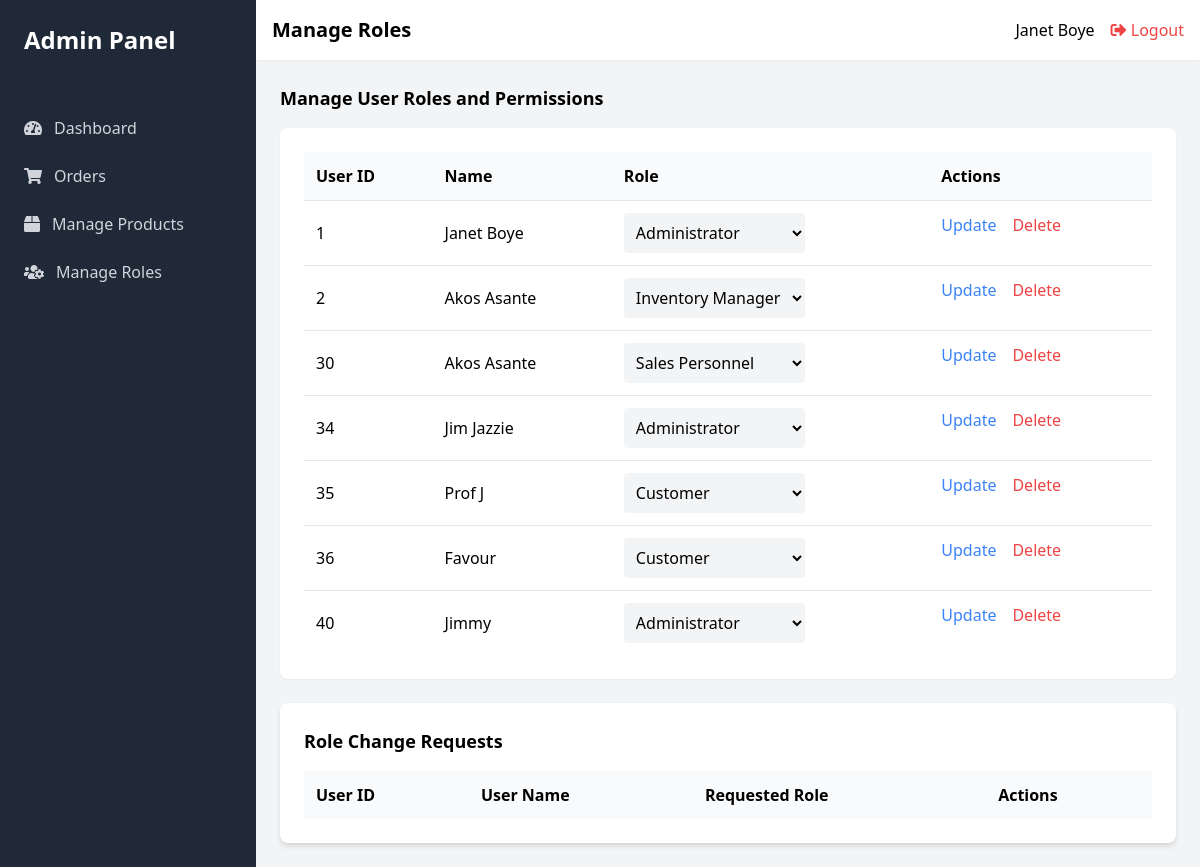
Page /view/manage_roles.php (signed in) on the committed database.
### tables this page shows
CREATE TABLE `users` (
  `user_id` int(11) NOT NULL,
  `name` varchar(100) NOT NULL,
  `email` varchar(100) NOT NULL,
  `password` varchar(255) NOT NULL,
  `role` enum('administrator','inventory manager','sales personnel','customer') NOT NULL
);

### controllers/user_controller.php (called while the page is built, shortened)
<?php
require_once("../classes/user_class.php");
function getAllUsersController() {
    $users = new User();
    return $users->getAllUsers();
}
?>

### classes/user_class.php (called while the page is built, shortened)
<?php
require_once("../settings/db_class.php");
class User extends db_connection
{
    public function getAllUsers()
    {
        $ndb = new db_connection();
        $sql = "SELECT * FROM `users`";
        if (!$ndb->db_query($sql)) {
            return false;
        }
        return $ndb->db_fetch_all();
    }
}
?>

### settings/db_class.php (called while the page is built, shortened)
<?php
if (!class_exists('db_connection')) {
	class db_connection
	{
		public $db = null;
		public $results = null;
		function db_connect()
		{
			$this->db = mysqli_connect(SERVER, USERNAME, PASSWORD, DATABASE);
			if (mysqli_connect_errno()) {
				return false;
			} else {
				return true;
			}
		}
		function db_query($sqlQuery)
		{
			$this->results = mysqli_query($this->db, $sqlQuery);
			if ($this->results == false) {
				return false;
			} else {
				return true;
			}
		}
		function db_fetch_all()
		{
			return mysqli_fetch_all($this->results, MYSQLI_ASSOC);
		}
	}
}
?>

### view/manage_roles.php (the view, shortened to what this page needs)
<?php
$role = $_SESSION['user_role'];
require_once('../controllers/user_controller.php');
$users = getAllUsersController();
?>
<!DOCTYPE html>
<html lang="en">
<head>
    <link href="https://cdn.jsdelivr.net/npm/tailwindcss@2.2.16/dist/tailwind.min.css" rel="stylesheet">
    <link rel="stylesheet" href="https://cdnjs.cloudflare.com/ajax/libs/font-awesome/5.15.3/css/all.min.css">
</head>
<body>
    <div class="flex h-screen bg-gray-100">
        <div class="w-64 bg-gray-800">
            <div class="p-6">
                <h1 class="text-2xl font-bold text-white">Admin Panel</h1>
            </div>
            <nav class="mt-6">
                <a href="admin.php" class="flex items-center py-3 px-6 text-gray-300 hover:bg-gray-700 hover:text-white transition-all duration-200">
                    <i class="fas fa-tachometer-alt mr-3"></i> Dashboard
                </a>
                <?php if ($role === 'administrator' || $role === 'sales personnel' || $role === 'inventory manager') { ?>
                    <a href="manage_orders.php" class="flex items-center py-3 px-6 text-gray-300 hover:bg-gray-700 hover:text-white transition-all duration-200">
                        <i class="fas fa-shopping-cart mr-3"></i> Orders
                    </a>
                <?php } ?>
                <?php if ($role === 'administrator' || $role === 'sales personnel' || $role === 'inventory manager') { ?>
                    <a href="manage_products.php" class="flex items-center py-3 px-6 text-gray-300 hover:bg-gray-700 hover:text-white transition-all duration-200">
                        <i class="fas fa-box mr-3"></i> Manage Products
                    </a>
                <?php } ?>
                <?php if ($role === 'administrator') { ?>
                    <a href="manage_roles.php" class="flex items-center py-3 px-6 text-gray-300 hover:bg-gray-700 hover:text-white transition-all duration-200">
                        <i class="fas fa-users-cog mr-3"></i> Manage Roles
                    </a>
                <?php } ?>
            </nav>
        </div>
        <div class="flex-1 overflow-x-hidden overflow-y-auto">
            <header class="bg-white shadow-sm p-4">
                <div class="flex items-center justify-between">
                    <h2 class="text-xl font-semibold">Manage Roles</h2>
                    <div class="flex items-center">
                        <span class="mr-4"><?php echo $_SESSION['user_name']; ?></span>
                        <a href="../actions/logout_action.php" class="text-red-500 hover:text-red-700">
                            <i class="fas fa-sign-out-alt"></i> Logout
                        </a>
                    </div>
                </div>
            </header>
            <main class="p-6">
                <h3 class="text-lg font-semibold mb-4">Manage User Roles and Permissions</h3>
                <div class="bg-white p-6 rounded-lg shadow-sm">
                    <table class="w-full">
                        <thead>
                            <tr class="bg-gray-50">
                                <th class="p-3 text-left">User ID</th>
                                <th class="p-3 text-left">Name</th>
                                <th class="p-3 text-left">Role</th>
                                <th class="p-3 text-left">Actions</th>
                            </tr>
                        </thead>
                        <tbody>
                            <?php foreach ($users as $user) { ?>
                                <tr class="border-t">
                                    <td class="p-3"><?php echo $user['user_id']; ?></td>
                                    <td class="p-3"><?php echo $user['name']; ?></td>
                                    <td class="p-3">
                                        <form action="../actions/change_role_action.php" method="POST">
                                            <select name="role" class="bg-gray-100 p-2 rounded">
                                                <option value="administrator" <?php echo $user['role'] === 'administrator' ? 'selected' : ''; ?>>Administrator</option>
                                                <option value="inventory manager" <?php echo $user['role'] === 'inventory manager' ? 'selected' : ''; ?>>Inventory Manager</option>
                                                <option value="sales personnel" <?php echo $user['role'] === 'sales personnel' ? 'selected' : ''; ?>>Sales Personnel</option>
                                                <option value="customer" <?php echo $user['role'] === 'customer' ? 'selected' : ''; ?>>Customer</option>
                                            </select>
                                    </td>
                                    <td class="p-3 flex items-center space-x-4">
                                        <button type="submit" name="action" value="approve" onclick="return confirm('Are you sure you want to update this user\'s role?')" class="text-blue-500 hover:text-blue-700">Update</button>
                                        <form action="../actions/delete_user_action.php" method="POST">
                                            <button type="submit" name="action" value="delete" onclick="return confirm('Are you sure you want to delete this user?')" class="text-red-500 hover:text-red-700">Delete</button>
                                        </form>
                                    </td>
                                </tr>
                            <?php } ?>
                        </tbody>
                    </table>
                </div>
                <div class="bg-white p-6 rounded-lg shadow-md mt-6">
                    <h3 class="text-lg font-semibold mb-4">Role Change Requests</h3>
                    <table class="w-full">
                        <thead>
                            <tr class="bg-gray-50">
                                <th class="p-3 text-left">User ID</th>
                                <th class="p-3 text-left">User Name</th>
                                <th class="p-3 text-left">Requested Role</th>
                                <th class="p-3 text-left">Actions</th>
                            </tr>
                        </thead>
                    </table>
                </div>
            </main>
        </div>
    </div>
</body>
</html>

### rows in the picture
users: user_id "1", name "Janet Boye", role "Administrator"
users: user_id "2", name "Akos Asante", role "Inventory Manager"
users: user_id "30", name "Akos Asante", role "Sales Personnel"
users: user_id "34", name "Jim Jazzie", role "Administrator"
users: user_id "35", name "Prof J", role "Customer"
users: user_id "36", name "Favour", role "Customer"
users: user_id "40", name "Jimmy", role "Administrator"

### other values in the picture
$_SESSION['user_name'] "Janet Boye"
